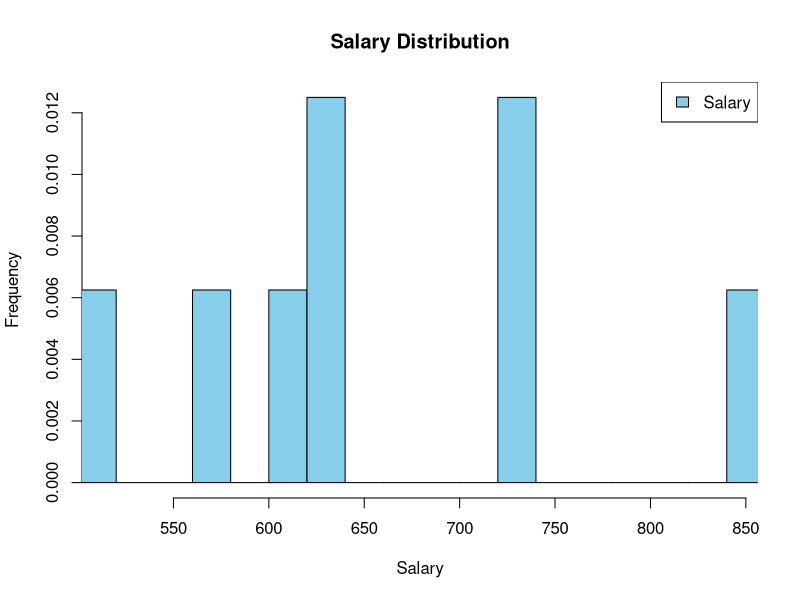

Recreate this plot in R.
df <- read.csv("Combined.csv")
# Create a histogram for the "SALARY" column
hist(df$SALARY,
     main = "Salary Distribution",
     xlab = "Salary",
     ylab = "Frequency",
     col = "skyblue",
     border = "black",
     xlim = c(min(df$SALARY), max(df$SALARY)),
     breaks = 20,  # You can adjust the number of bins
     probability = TRUE)

# Optionally, you can add labels and a legend if needed
legend("topright", legend = "Salary", fill = "skyblue")
